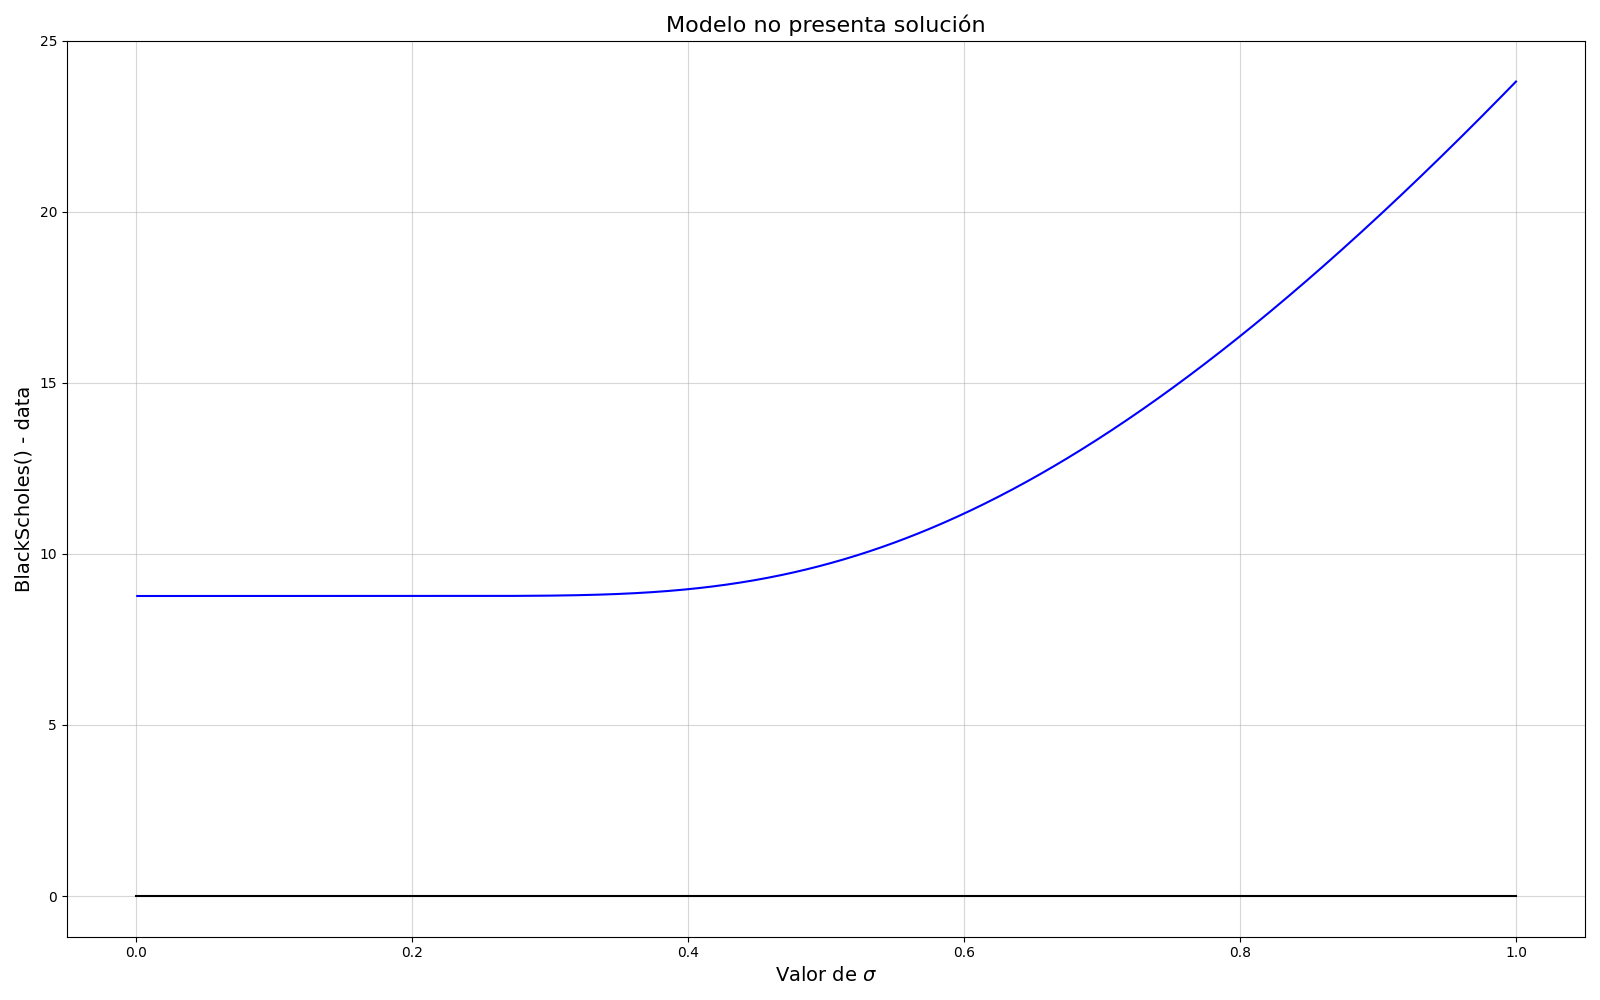

Here is the Python script that generated this plot:
import numpy as np
import matplotlib.pyplot as plt
import pandas as pd
from scipy.stats import norm
from scipy.interpolate import interpolate
data = pd.read_csv('processedData.csv', sep = ';')


def d(sigma, S, K, r, t):
    d1 = 1 / (sigma * np.sqrt(t)) * ( np.log(S/K) + (r + sigma**2/2) * t)
    d2 = d1 - sigma * np.sqrt(t)
    return d1, d2

def call_price(sigma, S, K, r, t, d1, d2):
    C = norm.cdf(d1) * S - norm.cdf(d2) * K * np.exp(-r * t)
    return C


def f(sigma, S, K, r, t, C0):
    d1, d2 = d(sigma, S, K, r, t)
    C = call_price(sigma, S, K, r, t, d1, d2) - C0
    return C

S = 1166.5
K = 1033
t = 0.022515220700152206
r = 0.9
C0 = 145.4505
plt.figure(figsize = (16,10))
sigma = np.linspace(0.001, 1,1000)
plt.plot(sigma, f(sigma, S, K, r, t, C0), 'b')
plt.plot([0,1], [0,0], 'k')
plt.title('Modelo no presenta solución', fontsize = 18)
plt.xlabel('Valor de $\sigma$', fontsize = 14)
plt.ylabel('BlackScholes() - data', fontsize =14)
plt.grid(alpha = 0.5)
plt.tight_layout()
plt.savefig('graphs/noSolution.png')